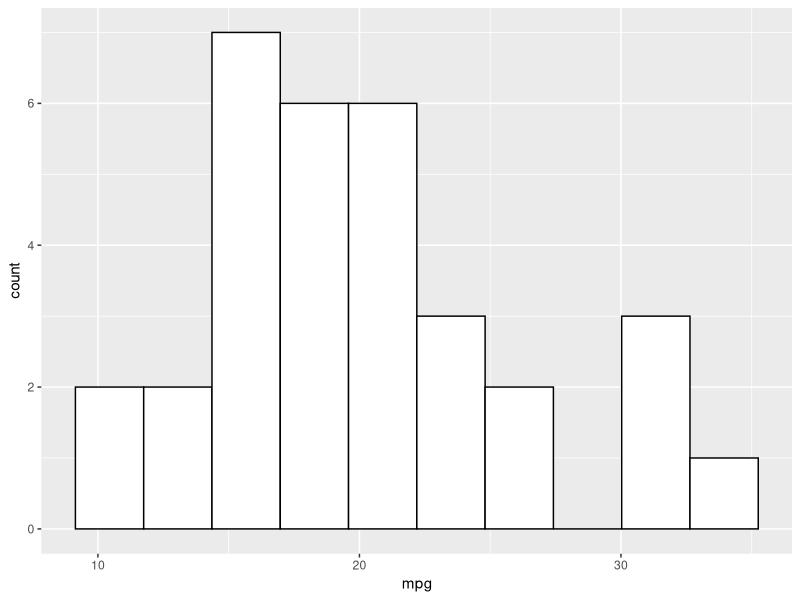
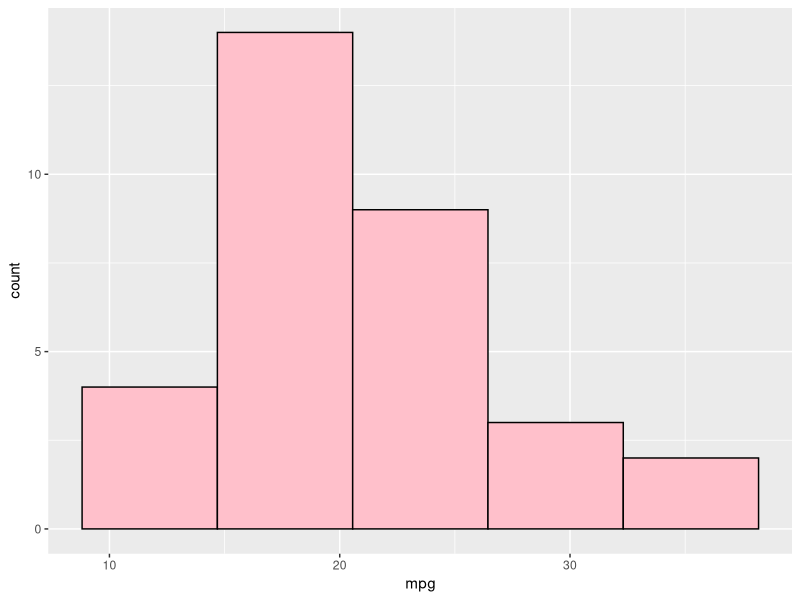
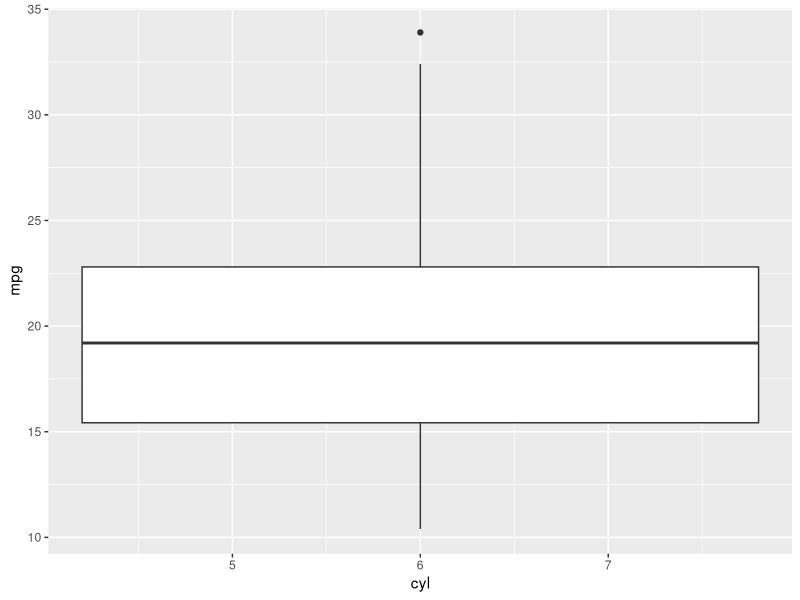
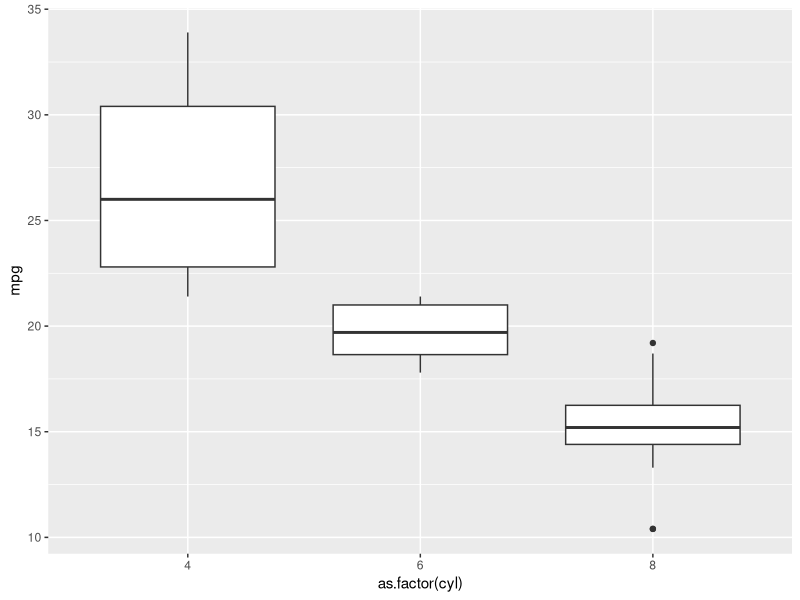
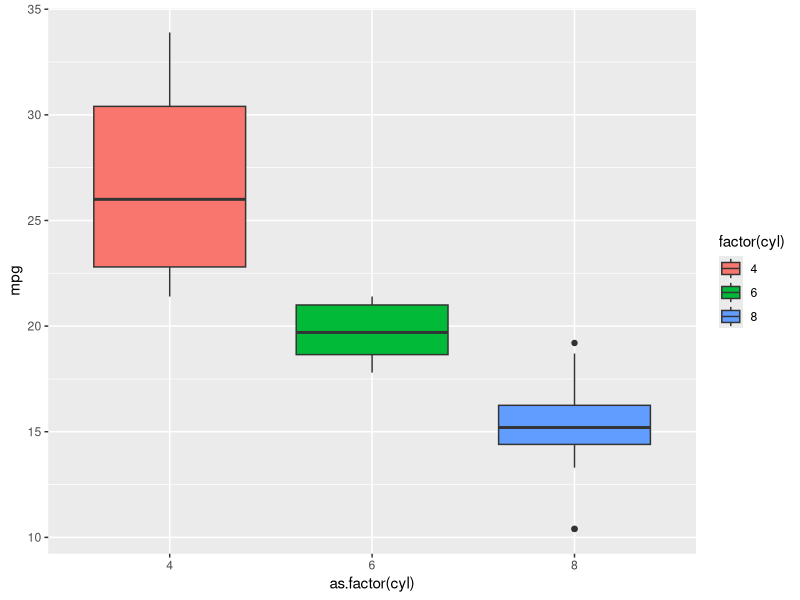
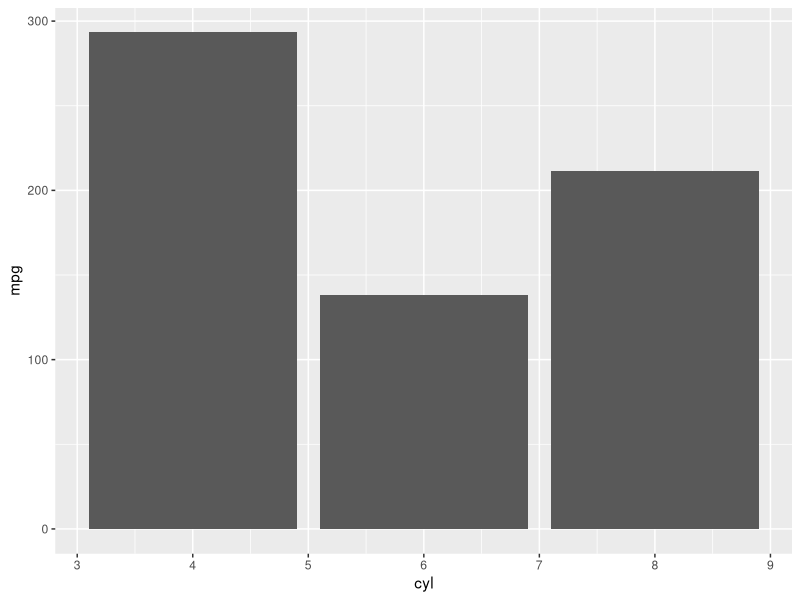
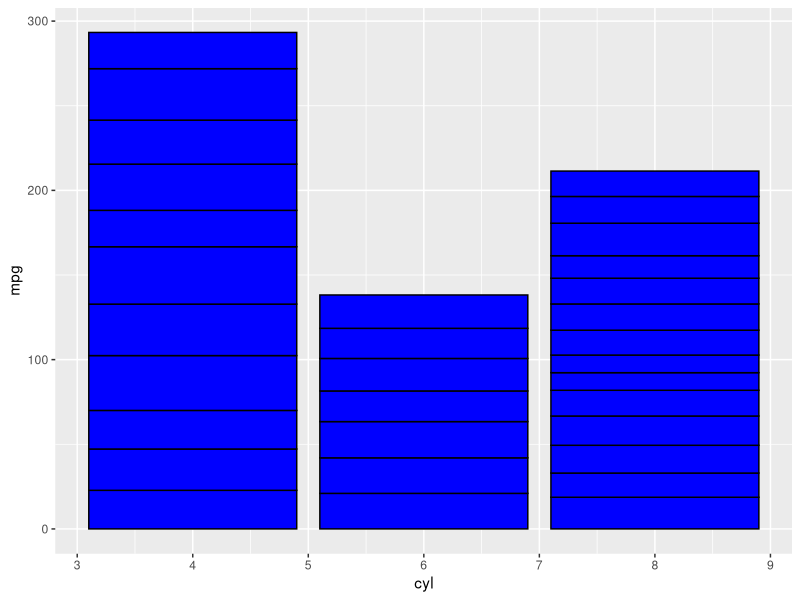
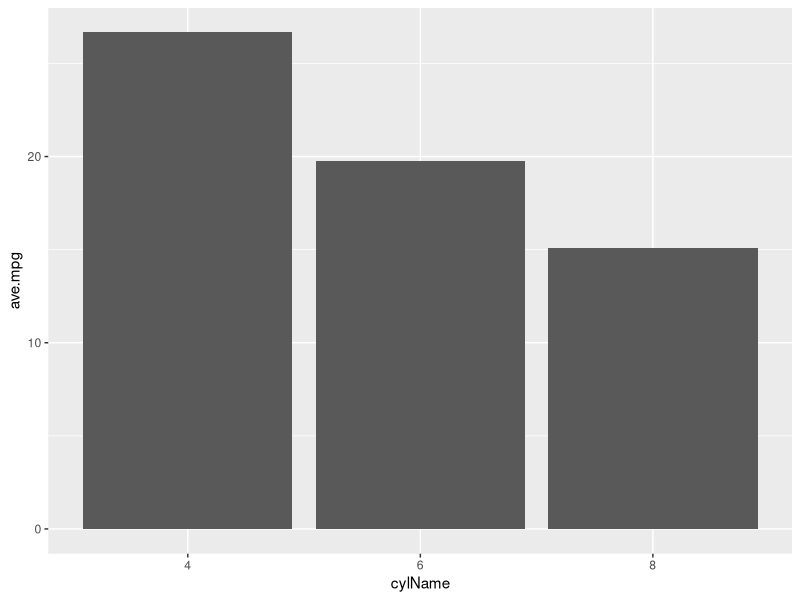

The R script that drew these images, in order: (Note: this script raises an error after producing the figures.)
#Week 6 Notes


#SYNCHRONOUS CODE FOR GGPLOT2 FUNCTIONALITY

install.packages("ggplot2")
library("ggplot2")

#   ggplot Basics
#
#   histogram
#
ggplot(mtcars,aes(x=mpg))+geom_histogram(bins=10,color='black',fill="white")
ggplot(mtcars,aes(x=mpg))+geom_histogram(bins=5,color='black',fill="pink")

#   boxplot
#
ggplot(mtcars,aes(x=cyl,y=mpg))+geom_boxplot()
ggplot(mtcars,aes(x=as.factor(cyl),y=mpg))+geom_boxplot()
ggplot(mtcars,aes(x=as.factor(cyl),y=mpg))+geom_boxplot(aes(fill=factor(cyl)))

#   bar
#
ggplot(mtcars,aes(x=cyl,y=mpg))+geom_bar(stat="identity")
ggplot(mtcars,aes(x=cyl,y=mpg))+geom_bar(stat="identity", color="black",fill="blue")

#
#  what if wanted avg mgp per cyl
#  use tapply,,, df, group, function
#
ave.mpg<-tapply(mtcars$mpg,mtcars$cyl,mean)
cylName<-unlist(labels(ave.mpg))
df<-data.frame(ave.mpg,cylName)
df
#
ggplot(df,aes(x=cylName,y=ave.mpg))+geom_bar(stat="identity")
ggplot(df,aes(x=cylName,y=ave.mpg))+geom_bar(stat="identity", color="black",fill="blue")
ggplot(df,aes(x=cylName,y=ave.mpg))+geom_bar(stat="identity", color="black",fill="blue")+
  ggtitle("avg mpg per cyl")
ggplot(df,aes(x=cylName,y=ave.mpg))+geom_bar(stat="identity", color="black",fill="blue")+
  ggtitle("avg mpg per cyl")+theme(plot.title=element_text(hjust=0.5))
#
#
#
#############################
#
#               line charts
#
ggplot(df,aes(x=cylName,y=ave.mpg, group=1))  +
  geom_line()

ggplot(df,aes(x=cylName,y=ave.mpg, group=1))  +
  geom_line(color="blue", size=2)

ggplot(df,aes(x=cylName,y=ave.mpg, group=1))   +
  geom_line(color="red", size=2)  +
  geom_point(color="blue")
#
#       layer approach
#
g<-ggplot(df,aes(x=cylName,y=ave.mpg, group=1)) 
g
g+geom_point(color="blue")
g+geom_line(color="red", size=2)
g+geom_point(color="blue")+geom_line(color="red", size=2)
g+geom_point(color="blue",size=3)+geom_line(color="red", size=2) # line layer on top of point layer
g+geom_line(color="red", size=2)+geom_point(color="blue",size=3) # point layer on top of line layer
g+geom_point(color="blue",size=3)+geom_line(color="red", size=2)+ggtitle("test")

#######################################
#
#           multiple lines - need to create a new dataframe
#           show one line for am==1, another for am==0
#           automatic 1 = yes, 0 = no
#           create 2 df's
#
amYes <- mtcars[mtcars$am==1, ]   # df w/ am=1
amNo <- mtcars[mtcars$am==0, ]    # df w/ am=0

#   lets look at both dfs
amYes
amNo
#
#           calc avg mpg for amYes and amNo   similar to earlier tapply example
#
amyes.ave.mpg <- tapply(amYes$mpg, amYes$cyl, mean)   # col, group, function
amno.ave.mpg <- tapply(amNo$mpg, amNo$cyl, mean)
#
#   let's look at both
#
amyes.ave.mpg
amno.ave.mpg
#
#make one dataframe, but with all the mpg in one column
#
ave.mpg <- c(amno.ave.mpg, amyes.ave.mpg)
ave.mpg
cylNames <- c(cylName, cylName )
cylNames
am <- c(0,0,0,1,1,1)
df <- data.frame(ave.mpg, cylNames, am)
df

#   now we can plot some lines
#
ggplot(df,aes(x=cylNames,y=ave.mpg, group=am)) +
  geom_line(color="red", size=2)

ggplot(df,aes(x=cylNames,y=ave.mpg, group=am, color=am)) +
  geom_line(size=2)

ggplot(df,aes(x=cylNames,y=ave.mpg, group=am, color=factor(am))) +
  geom_line(size=2)

ggplot(df, aes(x = cylNames, y=ave.mpg, group=am)) +    # side by side
  geom_bar(stat="identity", position="dodge", color="black", aes(fill=am))


ggplot(df, aes(x = cylNames, y=ave.mpg, group=am)) +    # side by side
  geom_bar(stat="identity", position="dodge", color="black", aes(fill=factor(am)))


ggplot(df, aes(x = cylNames, y=ave.mpg, group=am)) +    # stacked
  geom_bar(stat="identity", color="black", aes(fill=am))

ggplot(df, aes(x = cylNames, y=ave.mpg, group=am)) +    # stacked
  geom_bar(stat="identity", color="black", aes(fill=factor(am)))


ggplot(df,aes(x=cylNames,y=ave.mpg, group=am)) +
  geom_bar(stat="identity", position="dodge", color="black", aes(fill=am)) +
  geom_line(color="red", size=2)  +
  geom_point(color="blue")

#################
#
#                    scatter plots
#
#
ggplot(mtcars, aes(x=hp, y=mpg)) + geom_point()

#add size of bubble - 
ggplot(mtcars, aes(x=hp, y=mpg)) + geom_point(aes(size=hp))
ggplot(mtcars, aes(x=hp, y=mpg)) + geom_point(aes(size=wt))  # 3 variables,
# as hp incr, wt incr, mpg decr
#add color of bubble
ggplot(mtcars, aes(x=hp, y=mpg)) + geom_point(aes(size=wt,color=am)) # 4 variables

ggplot(mtcars, aes(x=hp, y=mpg)) + geom_point(aes(size=wt,color=factor(am))) # 4 variables

ggplot(mtcars, aes(x=hp, y=mpg)) + geom_point(aes(size=wt,color=am, shape=as.factor(cyl)))  # 5 variables

ggplot(mtcars, aes(x=hp, y=mpg)) + geom_point(aes(size=wt,color=factor(am), shape=as.factor(cyl)))  # 5 variables

ggplot(mtcars, aes(x=hp, y=mpg)) + geom_point(aes(size=wt,color=factor(am), shape=as.factor(cyl))) + # 5 variables
  geom_jitter()

#  name the dots
#
mtcars                           # note car name is a row name
mt <- mtcars                     # assign mtcars to another df
mt$name <- unlist(rownames(mt))  # take rowname and create a col $name in df mt
mt                               # look at mt & verify name has been added
ggplot(mt, aes(x=hp, y=mpg)) +
  geom_point(aes(size=wt,color=am, shape=as.factor(cyl))) +
  geom_text(aes(label=name), size=3)

#look at a subset of dots
subMt <- mt[mt$mpg > 18 & mt$disp > 250,]  #  all the rows that fit this condition
ggplot(mt, aes(x=hp, y=mpg)) +             #  specify new df subMt
  geom_point(aes(size=wt,color=am, shape=as.factor(cyl))) +
  geom_text(data= subMt, aes(label=name), size=3)

mt[which(mt$name=="Hornet 4 Drive"), ]    #  all the attributes which gives the index

################
#
#                heatmaps - use geom_tile
#
ggplot(mtcars, aes(x=mtcars$mpg, y=mt$cyl)) +
  geom_tile(aes(fill=mtcars$hp))

ggplot(mtcars, aes(x=mtcars$mpg, y=mt$cyl)) +
  geom_tile(aes(fill=mtcars$hp)) +
  scale_fill_gradient(low="white", high="blue")

#explore mpg rounded
mt <- mtcars
mt$roundMPG <- round(mt$mpg)
mt

ggplot(mt, aes(x=mt$roundMPG, y=mt$cyl)) +
  geom_tile(aes(fill=mt$hp)) +
  scale_fill_gradient(low="white", high="blue")

#more rounding
mt$roundMPG <- round(mt$mpg,-1)
ggplot(mt, aes(x=mt$roundMPG, y=mt$cyl)) +
  geom_tile(aes(fill=mt$hp)) + scale_fill_gradient(low="white", high="blue")


#ggtitle() - add a title to the plot
#geom_histogram() - create a historgram
#geom_boxplot() - create boxplot
#geom_line() - create a line chart
#geom_col() - create a bar chart
#geom_point() - add points to your plot
#geom_text() - add text to your plot
#coord_flip() - rotate the chart by 90 degrees
#theme() - refine the visual look of the chart (ex. text)
#format() - enables a number to be printed in a pretty, easy to read format.
#scale_color_continuous() - defines a color range for mapping data to a color

#Week 6 Asynch Work
#Plot = Data + Aesthethics + Geometry #Framework for GGPLOT (GG=GRammar of Graphics)

#6.8 Histograms and Line Charts
mtc <- mtcars
hist(mtc$mpg, breaks=4)
ggplot(mtc, aes(x=mpg))+ geom_histogram(bins=5, color= "black", fill="white")
g <- ggplot(mtc, aes(x=mpg))+ geom_histogram(binwidth=10, color= "black", fill="white")
g <- ggplot(mtc, aes(x=mpg))+ geom_histogram(bins= 2, color= "black", fill="white")

g
g+ ggtitle("mpg buckets")





STR(latlon)
str(latlon)





